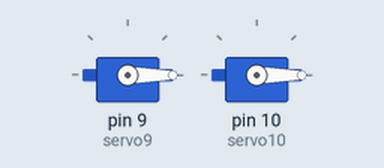
This sketch was run on a simulated Arduino Uno, built with avr-gcc and run on an emulated ATmega328P. Shown: 2 × servo. What the sketch prints to the serial monitor is not drawn.

Above: at 0.1 s.
Timing chart, 0 to 37.7 s (numbered marks = the images above):
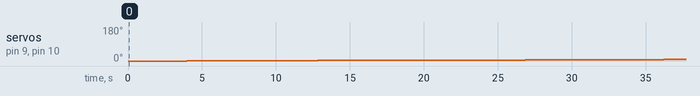

Measured:
- by itself, servo on pin 9 (servo9), servo on pin 10 (servo10): moves from 0° to 8° over 32.2 s

The sketch:

multiplex_rgb_timer_motor.ino
```cpp
/*motors and leds are using the milliseconds function to change instead of delays*/


#include <Servo.h> //servo library
#include <Wire.h> //library for dc motor
#include <Adafruit_MotorShield.h> //library for dc motor


const int BROWN = 5;
const int RED = 6;
const int GREEN = 7;
const int BLUE = 8;

const int ORANGE = 4;
const int PURPLE = 3;
const int WHITE = 2;
const int YELLOW = 1;


const int CATHODE = 0;
const int R = 1;
const int G = 3;
const int B = 2;

const int NUM_TENTACLES = 8;
const int NUM_PINS = 4;

//9, 10,
// create servo objects to control a servo
Servo servo9;   //will go through pin 9, attached to Servo 1
Servo servo10;  //will go through pin 10, attached to Servo 2

// variable to store the servo positions
//int servo9Pos = 0;   //pos of servo9 - servo1
//int servo10Pos = 0;  //pos of servo10 - servo2
int pos = 0;
int degreeOfMovement = 90;

//create motor shield object and dc motor object
Adafruit_MotorShield AFMS = Adafruit_MotorShield();
Adafruit_DCMotor *DCMotor = AFMS.getMotor(1); // getMotor(port#). Port# is which port it is connected to. If you're using M1 its 1, M2 use 2, M3 use 3 and M4 use 4

// variable to store the dc speed
int DCSpeed = 30; //Set the speed of the motor using setSpeed(speed) where the speed ranges from 0 (stopped) to 255 (full speed). You can set the speed whenever you want.


int pins[NUM_PINS] = {
  9, 10, 11, 12
};


int leds[NUM_TENTACLES][NUM_PINS] = {
  {
    BROWN, GREEN, BLUE, RED
  }
  ,
  {
    RED, BLUE, BROWN, GREEN
  }
  ,
  {
    BLUE, BROWN, GREEN, RED
  }
  ,
  {
    GREEN, RED, BLUE, BROWN
  },

  {
    WHITE, YELLOW, PURPLE, ORANGE
  }
  ,
  {
    ORANGE, WHITE, YELLOW, PURPLE
  }
  ,
  {
    PURPLE, ORANGE, WHITE, YELLOW
  }
  ,
  {
    YELLOW, BROWN, ORANGE, WHITE
  }
};

void setup() {
  setupTentacles();
  setupMotors();
  Serial.begin(9600);
}


void setupTentacles() {
  for (int i = 0; i < NUM_PINS; i++) {
    pinMode(i, INPUT);

  }
}


void setupMotors() {
  servo9.attach(9);  // attaches the servo on pin 9 to the servo object
  servo10.attach(10); //attaches the servo on pin 10 to the servo object

  AFMS.begin(); //connectto contoller - call'begin()" on the Adafruit_MotorShield object
}


void loop() {

  //handleTentacles();
  handleMotors();


}


int curr_led = 0;
int colorSwitchTimer = 500;
const int COLOR_SWITCH_TIME = 500;
int color_counter = 0;

void handleTentacles() {
  int* curr_led_arr = leds[curr_led];
  int ground = curr_led_arr[CATHODE];
  pinMode(ground, OUTPUT);
  digitalWrite(ground, LOW);
  //cycle through all colours
  int r = curr_led_arr[R];
  int g = curr_led_arr[G];
  int b = curr_led_arr[B];


  pinMode(r, OUTPUT);
  pinMode(g, INPUT);
  pinMode(b, INPUT);
  digitalWrite(r, HIGH);
  delay(500);
  pinMode(r, INPUT);
  pinMode(g, OUTPUT);
  digitalWrite(g, HIGH);
  delay(500);
  pinMode(g, INPUT);
  pinMode(b, OUTPUT);
  digitalWrite(b, HIGH);
  delay(500);
  pinMode(b, OUTPUT);
  pinMode(ground, INPUT);

  if (curr_led < NUM_TENTACLES - 1) curr_led++;
  else curr_led = 0;

}


void lightUp(int hi, int disconnectA, int disconnectB) {
  pinMode(hi, OUTPUT);
  pinMode(disconnectA, INPUT);
  pinMode(disconnectB, INPUT);
  digitalWrite(hi, HIGH);
}


int motorTimer = 0;
const int DELAY_FRAMES = 500;

void handleMotors()
{

  //DCMotor->setSpeed(DCSpeed); // assign speed to dc motor, we can dynamically change this later on if we want
  //DCMotor->run(FORWARD); //FORWARD, BACKWARD or RELEASE


  if (motorTimer % DELAY_FRAMES == 0) {
    servo9.write(pos); // tell servo to go to position in variable 'pos'
    servo10.write(pos);
    if (pos < degreeOfMovement && pos >= 0)
      pos++;
    else pos--;


  }

  motorTimer++;
  Serial.println(pos);
  Serial.println(motorTimer);

}
```
